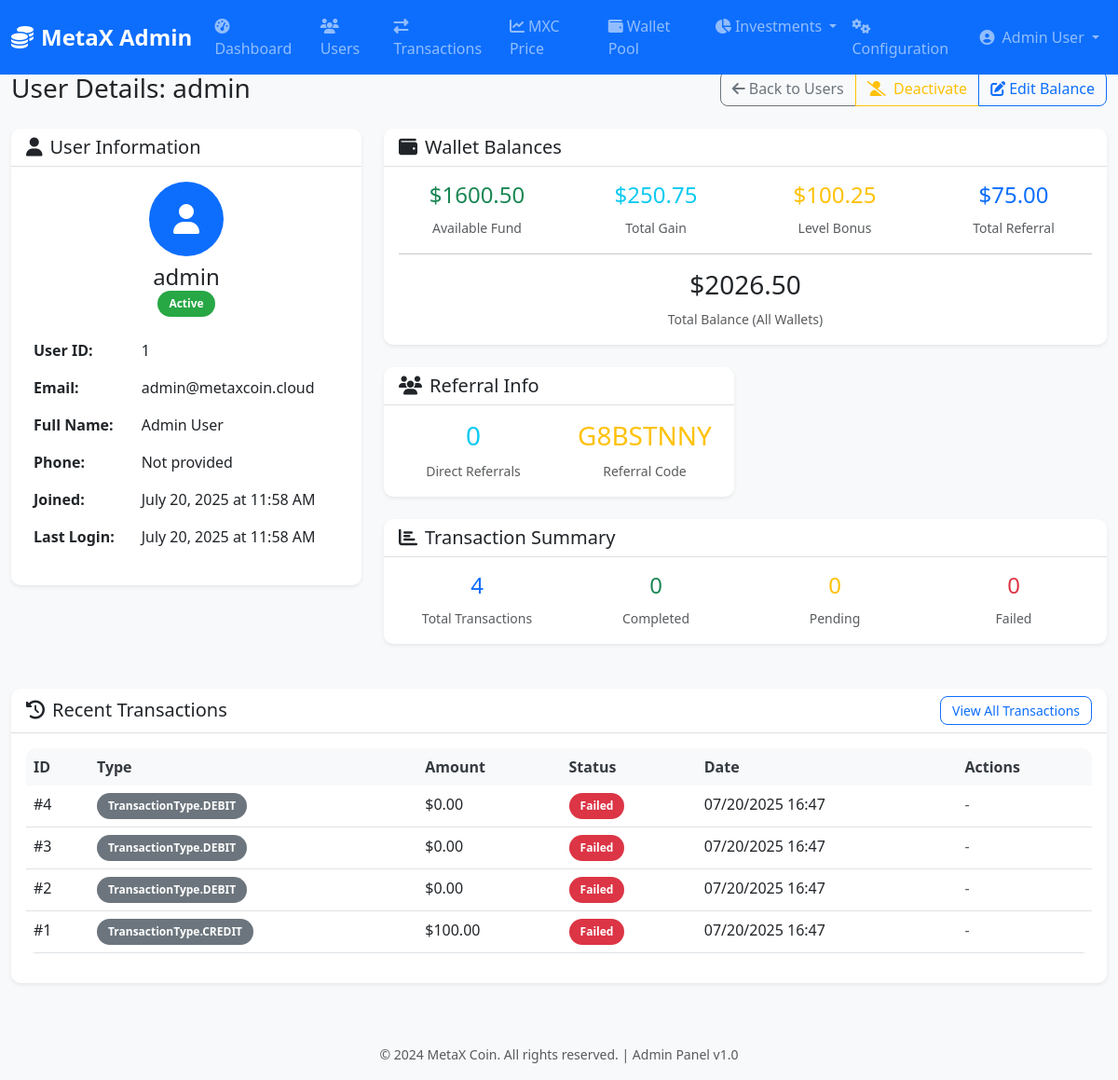
/admin/users/1 (signed in), run on the app's committed database.
### models/user.py (models this page shows, shortened)
class User(db.Model):
    __tablename__ = 'users'
    id = db.Column(db.Integer, primary_key=True)
    username = db.Column(db.String(50), unique=True, nullable=False, index=True)
    email = db.Column(db.String(255), unique=True, nullable=False, index=True)
    password_hash = db.Column(db.String(255), nullable=False)
    first_name = db.Column(db.String(100), nullable=False)
    last_name = db.Column(db.String(100), nullable=False)
    phone = db.Column(db.String(20))
    date_of_birth = db.Column(db.Date)
    sponsor_id = db.Column(db.Integer, db.ForeignKey('users.id'), index=True)
    referral_code = db.Column(db.String(20), unique=True, nullable=False, index=True)
    is_active = db.Column(db.Boolean, default=True, nullable=False)
    is_verified = db.Column(db.Boolean, default=False, nullable=False)
    is_admin = db.Column(db.Boolean, default=False, nullable=False)
    rank = db.Column(db.String(20), default='Bronze')
    total_investment = db.Column(db.Numeric(20, 8), default=0, nullable=False)
    total_earnings = db.Column(db.Numeric(20, 8), default=0, nullable=False)
    created_at = db.Column(db.DateTime, default=datetime.utcnow, nullable=False)
    updated_at = db.Column(db.DateTime, default=datetime.utcnow, onupdate=datetime.utcnow)
    last_login = db.Column(db.DateTime)
    sponsor = db.relationship('User', remote_side=[id], backref='referrals')
    wallets = db.relationship('Wallet', backref='user', lazy='dynamic', cascade='all, delete-orphan')
    transactions = db.relationship('Transaction', backref='user', lazy='dynamic')
    incomes = db.relationship('Income', foreign_keys='Income.user_id', backref='user', lazy='dynamic')
    wallet_assignments = db.relationship('WalletAssignment', backref='user', lazy='dynamic')

### models/transaction.py (models this page shows, shortened)
class Transaction(db.Model):
    __tablename__ = 'transactions'
    id = db.Column(db.Integer, primary_key=True)
    transaction_id = db.Column(db.String(50), unique=True, nullable=False, index=True)
    user_id = db.Column(db.Integer, db.ForeignKey('users.id'), nullable=False, index=True)
    transaction_type = db.Column(db.Enum(TransactionType), nullable=False, index=True)
    wallet_type = db.Column(db.String(50), nullable=False)
    amount = db.Column(db.Numeric(20, 8), nullable=False)
    fee = db.Column(db.Numeric(20, 8), default=0)
    status = db.Column(db.Enum(TransactionStatus), default=TransactionStatus.PENDING, nullable=False, index=True)
    description = db.Column(db.Text)
    admin_notes = db.Column(db.Text)
    error_message = db.Column(db.Text)
    blockchain_txn_id = db.Column(db.String(100), index=True)
    from_address = db.Column(db.String(100))
    to_address = db.Column(db.String(100))
    confirmations = db.Column(db.Integer, default=0)
    wallet_assignment_id = db.Column(db.Integer, db.ForeignKey('wallet_assignments.id'))
    created_at = db.Column(db.DateTime, default=datetime.utcnow, nullable=False)
    processed_at = db.Column(db.DateTime)
    confirmed_at = db.Column(db.DateTime)
    updated_at = db.Column(db.DateTime, default=datetime.utcnow, onupdate=datetime.utcnow)
    wallet_assignment = db.relationship('WalletAssignment', backref='transactions')

### admin/web_routes.py (the view)
@admin_web_bp.route('/users/<int:user_id>')
@admin_session_required
def user_detail(user_id):
    try:
        user = User.query.get_or_404(user_id)
        from models.wallet import Wallet
        Wallet.initialize_user_wallets(user_id)
        db.session.commit()
        transactions = Transaction.query.filter_by(user_id=user_id).order_by(desc(Transaction.created_at)).limit(20).all()
        referrals = User.query.filter_by(sponsor_id=user_id).all()
        wallet_balances = Wallet.get_user_balances(user_id)
        return render_template('admin/user_detail.html',
                             user=user,
                             transactions=transactions,
                             referrals=referrals,
                             wallet_balances=wallet_balances)
    except Exception as e:
        flash(f'Error loading user details: {str(e)}', 'error')
        return redirect(url_for('admin_web.users'))

### templates/admin/user_detail.html (shortened to what this page needs)
{% extends "admin/base.html" %}
{% block page_title %}User Details: {{ user.username }}{% endblock %}
{% block page_actions %}
<div class="btn-group" role="group">
    <a href="{{ url_for('admin_web.users') }}" class="btn btn-outline-secondary">
        <i class="fas fa-arrow-left me-1"></i>Back to Users
    </a>
    <button type="button" class="btn btn-outline-warning"
            onclick="toggleUserStatus({{ user.id }}, {{ user.is_active|lower }})">
        <i class="fas fa-{{ 'user-slash' if user.is_active else 'user-check' }} me-1"></i>
        {{ 'Deactivate' if user.is_active else 'Activate' }}
    </button>
    <button type="button" class="btn btn-outline-primary" data-bs-toggle="modal" data-bs-target="#editBalanceModal">
        <i class="fas fa-edit me-1"></i>Edit Balance
    </button>
</div>
{% endblock %}
{% block content %}
<div class="row mb-4">
    <div class="col-lg-4 mb-4">
        <div class="card">
            <div class="card-header">
                <h5 class="mb-0"><i class="fas fa-user me-2"></i>User Information</h5>
            </div>
            <div class="card-body">
                <div class="text-center mb-3">
                    <div class="avatar-lg bg-primary rounded-circle d-inline-flex align-items-center justify-content-center">
                        <i class="fas fa-user fa-2x text-white"></i>
                    </div>
                    <h4 class="mt-2 mb-0">{{ user.username }}</h4>
                    {% if user.is_active %}
                    <span class="badge status-active">Active</span>
                    {% else %}
                    <span class="badge status-inactive">Inactive</span>
                    {% endif %}
                </div>
                <table class="table table-borderless">
                    <tr>
                        <td><strong>User ID:</strong></td>
                        <td>{{ user.id }}</td>
                    </tr>
                    <tr>
                        <td><strong>Email:</strong></td>
                        <td>{{ user.email }}</td>
                    </tr>
                    <tr>
                        <td><strong>Full Name:</strong></td>
                        <td>{{ (user.first_name + ' ' + user.last_name) if user.first_name and user.last_name else 'Not provided' }}</td>
                    </tr>
                    <tr>
                        <td><strong>Phone:</strong></td>
                        <td>{{ user.phone or 'Not provided' }}</td>
                    </tr>
                    <tr>
                        <td><strong>Joined:</strong></td>
                        <td>{{ user.created_at.strftime('%B %d, %Y at %I:%M %p') if user.created_at else 'N/A' }}</td>
                    </tr>
                    <tr>
                        <td><strong>Last Login:</strong></td>
                        <td>{{ user.last_login.strftime('%B %d, %Y at %I:%M %p') if user.last_login else 'Never' }}</td>
                    </tr>
                </table>
            </div>
        </div>
    </div>
    <div class="col-lg-8 mb-4">
        <div class="row">
            <div class="col-md-12 mb-4">
                <div class="card">
                    <div class="card-header">
                        <h5 class="mb-0"><i class="fas fa-wallet me-2"></i>Wallet Balances</h5>
                    </div>
                    <div class="card-body">
                        <div class="row">
                            <div class="col-md-3 text-center">
                                <h4 class="text-success">${{ "{:.2f}".format(wallet_balances['available_fund']['balance'] if wallet_balances and 'available_fund' in wallet_balances else user.get_wallet_balance('available_fund')) }}</h4>
                                <small class="text-muted">Available Fund</small>
                            </div>
                            <div class="col-md-3 text-center">
                                <h4 class="text-info">${{ "{:.2f}".format(wallet_balances['total_gain']['balance'] if wallet_balances and 'total_gain' in wallet_balances else user.get_wallet_balance('total_gain')) }}</h4>
                                <small class="text-muted">Total Gain</small>
                            </div>
                            <div class="col-md-3 text-center">
                                <h4 class="text-warning">${{ "{:.2f}".format(wallet_balances['level_bonus']['balance'] if wallet_balances and 'level_bonus' in wallet_balances else user.get_wallet_balance('level_bonus')) }}</h4>
                                <small class="text-muted">Level Bonus</small>
                            </div>
                            <div class="col-md-3 text-center">
                                <h4 class="text-primary">${{ "{:.2f}".format(wallet_balances['total_referral']['balance'] if wallet_balances and 'total_referral' in wallet_balances else user.get_wallet_balance('total_referral')) }}</h4>
                                <small class="text-muted">Total Referral</small>
                            </div>
                        </div>
                        <hr>
                        <div class="row">
                            <div class="col-12 text-center">
                                {% set available_fund = wallet_balances['available_fund']['balance'] if wallet_balances and 'available_fund' in wallet_balances else user.get_wallet_balance('available_fund') %}
                                {% set total_gain = wallet_balances['total_gain']['balance'] if wallet_balances and 'total_gain' in wallet_balances else user.get_wallet_balance('total_gain') %}
                                {% set level_bonus = wallet_balances['level_bonus']['balance'] if wallet_balances and 'level_bonus' in wallet_balances else user.get_wallet_balance('level_bonus') %}
                                {% set total_referral = wallet_balances['total_referral']['balance'] if wallet_balances and 'total_referral' in wallet_balances else user.get_wallet_balance('total_referral') %}
                                <h3 class="text-dark">${{ "{:.2f}".format(available_fund + total_gain + level_bonus + total_referral) }}</h3>
                                <small class="text-muted">Total Balance (All Wallets)</small>
                            </div>
                        </div>
                    </div>
                </div>
            </div>
        </div>
        <div class="row">
            <div class="col-md-6 mb-4">
                <div class="card">
                    <div class="card-header">
                        <h5 class="mb-0"><i class="fas fa-users me-2"></i>Referral Info</h5>
                    </div>
                    <div class="card-body">
                        <div class="row text-center">
                            <div class="col-6">
                                <h3 class="text-info">{{ referrals|length }}</h3>
                                <small class="text-muted">Direct Referrals</small>
                            </div>
                            <div class="col-6">
                                <h3 class="text-warning">{{ user.referral_code or 'N/A' }}</h3>
                                <small class="text-muted">Referral Code</small>
                            </div>
                        </div>
                    </div>
                </div>
            </div>
        </div>
        <div class="card">
            <div class="card-header">
                <h5 class="mb-0"><i class="fas fa-chart-bar me-2"></i>Transaction Summary</h5>
            </div>
            <div class="card-body">
                <div class="row text-center">
                    <div class="col-3">
                        <h4 class="text-primary">{{ transactions|length }}</h4>
                        <small class="text-muted">Total Transactions</small>
                    </div>
                    <div class="col-3">
                        <h4 class="text-success">{{ transactions|selectattr('status', 'equalto', 'completed')|list|length }}</h4>
                        <small class="text-muted">Completed</small>
                    </div>
                    <div class="col-3">
                        <h4 class="text-warning">{{ transactions|selectattr('status', 'equalto', 'pending')|list|length }}</h4>
                        <small class="text-muted">Pending</small>
                    </div>
                    <div class="col-3">
                        <h4 class="text-danger">{{ transactions|selectattr('status', 'equalto', 'failed')|list|length }}</h4>
                        <small class="text-muted">Failed</small>
                    </div>
                </div>
            </div>
        </div>
    </div>
</div>
<div class="row mb-4">
    <div class="col-12">
        <div class="card">
            <div class="card-header d-flex justify-content-between align-items-center">
                <h5 class="mb-0"><i class="fas fa-history me-2"></i>Recent Transactions</h5>
                <a href="{{ url_for('admin_web.transactions') }}?user_id={{ user.id }}" class="btn btn-sm btn-outline-primary">
                    View All Transactions
                </a>
            </div>
            <div class="card-body">
                {% if transactions %}
                <div class="table-responsive">
                    <table class="table table-hover">
                        <thead>
                            <tr>
                                <th>ID</th>
                                <th>Type</th>
                                <th>Amount</th>
                                <th>Status</th>
                                <th>Date</th>
                                <th>Actions</th>
                            </tr>
                        </thead>
                        <tbody>
                            {% for transaction in transactions %}
                            <tr>
                                <td>#{{ transaction.id }}</td>
                                <td>
                                    <span class="badge bg-secondary">{{ transaction.transaction_type if transaction.transaction_type else 'N/A' }}</span>
                                </td>
                                <td>${{ "{:.2f}".format(transaction.amount) }}</td>
                                <td>
                                    {% if transaction.status == 'pending' %}
                                    <span class="badge status-pending">Pending</span>
                                    {% elif transaction.status == 'completed' %}
                                    <span class="badge status-completed">Completed</span>
                                    {% else %}
                                    <span class="badge status-failed">Failed</span>
                                    {% endif %}
                                </td>
                                <td>{{ transaction.created_at.strftime('%m/%d/%Y %H:%M') if transaction.created_at else 'N/A' }}</td>
                                <td>
                                    {% if transaction.status == 'pending' %}
                                    <div class="btn-group btn-group-sm" role="group">
                                        <button type="button" class="btn btn-outline-success"
                                                onclick="approveTransaction({{ transaction.id }})" title="Approve">
                                            <i class="fas fa-check"></i>
                                        </button>
                                        <button type="button" class="btn btn-outline-danger"
                                                onclick="rejectTransaction({{ transaction.id }})" title="Reject">
                                            <i class="fas fa-times"></i>
                                        </button>
                                    </div>
                                    {% else %}
                                    <span class="text-muted">-</span>
                                    {% endif %}
                                </td>
                            </tr>
                            {% endfor %}
                        </tbody>
                    </table>
                </div>
                {% else %}
                <div class="text-center text-muted py-4">
                    <i class="fas fa-inbox fa-3x mb-3"></i>
                    <p>No transactions found for this user</p>
                </div>
                {% endif %}
            </div>
        </div>
    </div>
</div>
{% endblock %}

### data on the page
User: username "admin", is_active "Deactivate", id "1", email "admin@metaxcoin.cloud", first_name+last_name "Admin User", phone "Not provided", created_at "July 20, 2025 at 11:58 AM", last_login "July 20, 2025 at 11:58 AM", referral_code "G8BSTNNY"
Transaction: amount "0.00", status "Failed"
Transaction: amount "0.00", status "Failed"
Transaction: amount "0.00", status "Failed"
Transaction: amount "100.00", status "Failed"

### other printed values
{{ session.admin_full_name }} "Admin User"
{{ referrals|length }} "0"
{{ transactions|length }} "4"
{{ transactions|selectattr('status', 'equalto', 'completed')|list|length }} "0"
{{ transactions|selectattr('status', 'equalto', 'pending')|list|length }} "0"
{{ transactions|selectattr('status', 'equalto', 'failed')|list|length }} "0"
